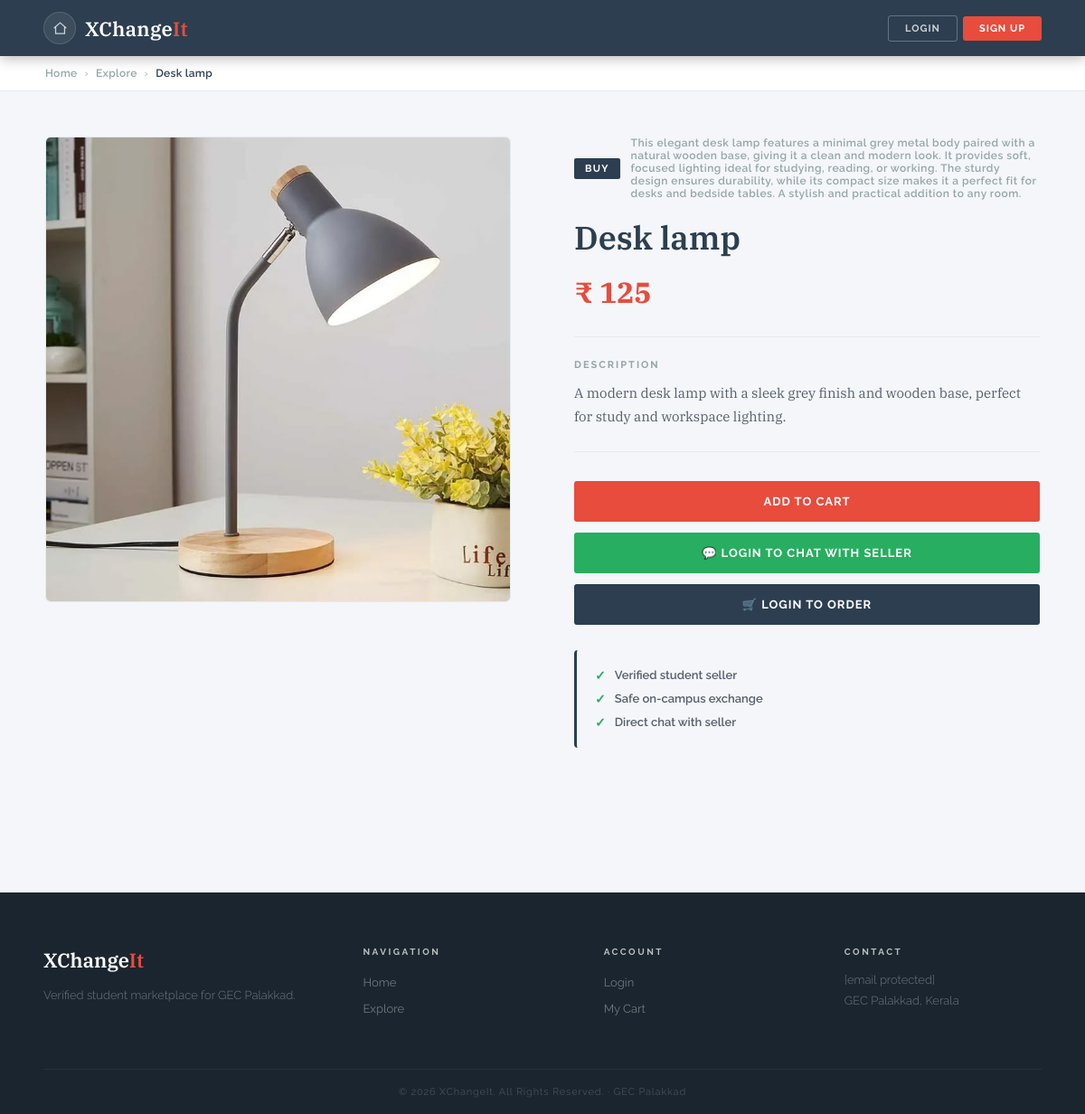
Screenshot of /product/15 with the database file from the repository.
### tables this page shows
CREATE TABLE products (
            id           INTEGER PRIMARY KEY AUTOINCREMENT,
            name         TEXT    NOT NULL,
            price        INTEGER NOT NULL,
            short_desc   TEXT,
            detailed_desc TEXT,
            category     TEXT,
            image1       TEXT,
            image2       TEXT,
            image3       TEXT,
            image4       TEXT,
            image5       TEXT,
            seller       TEXT
        );

### app.py (the view, shortened to what this page needs)
@app.route("/product/<int:product_id>")
def product_detail(product_id):
    conn = sqlite3.connect(DATABASE)
    c = conn.cursor()
    c.execute("SELECT * FROM products WHERE id=?", (product_id,))
    product = c.fetchone()
    conn.close()
    if not product:
        flash("Product not found.")
        return redirect(url_for("explore"))
    chat_status = None
    order_status = None
    from datetime import date
    pending = get_pending_count(session.get("user"))
    active_rent = get_active_rent(product_id) if product[5] == "rent" else None
    return render_template("product_detail.html", product=product,
                           chat_status=chat_status, order_status=order_status,
                           today=date.today().isoformat(),
                           pending_count=pending,
                           active_rent=active_rent,
                           SUPABASE_URL=SUPABASE_URL, SUPABASE_KEY=SUPABASE_KEY)

### app.py (called while the page is built, shortened)
def get_pending_count(username):
    if not username:
        return 0

### templates/product_detail.html (shortened to what this page needs)
<!DOCTYPE html>
<html lang="en">
<head>
  <link rel="stylesheet" href="{{ url_for('static', filename='slate.css') }}">
  <link rel="stylesheet" href="{{ url_for('static', filename='product_detail.css') }}">
</head>
<body>
<nav class="navbar">
  <div style="display:flex; align-items:center; gap:10px;">
    <a href="{{ url_for('home') }}" class="nav-icon-btn" data-tooltip="Home">
      <svg viewBox="0 0 24 24" width="18" height="18" fill="none" stroke="currentColor" stroke-width="2">
        <path d="M3 11L12 3l9 8"></path>
        <path d="M5 10v10h14V10"></path>
      </svg>
    </a>
    <a href="{{ url_for('home') }}" class="logo">XChange<span>It</span></a>
  </div>
  <div class="nav-right">
    {% if session.get('user') %}
      <a href="{{ url_for('cart') }}" class="nav-icon-btn" data-tooltip="Cart">
        <svg viewBox="0 0 24 24"><path d="M6 2L3 6v14a2 2 0 002 2h14a2 2 0 002-2V6l-3-4z"/><line x1="3" y1="6" x2="21" y2="6"/><path d="M16 10a4 4 0 01-8 0"/></svg>
      </a>
      <a href="{{ url_for('my_listings_chat') }}" class="nav-icon-btn" data-tooltip="Chats">
        <svg viewBox="0 0 24 24"><path d="M21 15a2 2 0 01-2 2H7l-4 4V5a2 2 0 012-2h14a2 2 0 012 2z"/></svg>
        {% if pending_count and pending_count > 0 %}
          <span class="nav-badge">{{ pending_count }}</span>
        {% endif %}
      </a>
      <div class="notif-wrap" id="notifWrap">
        <button class="nav-icon-btn notif-bell-btn" id="notifBell" data-tooltip="Notifications" onclick="toggleNotifPanel(event)" aria-label="Notifications">
          <svg viewBox="0 0 24 24" fill="none" stroke="currentColor" stroke-width="2" stroke-linecap="round" stroke-linejoin="round" width="18" height="18">
            <path d="M18 8A6 6 0 006 8c0 7-3 9-3 9h18s-3-2-3-9"/>
            <path d="M13.73 21a2 2 0 01-3.46 0"/>
          </svg>
          <span class="nav-badge notif-badge" id="notifBadge" style="display:none;"></span>
        </button>
        <div class="notif-panel" id="notifPanel" style="display:none;">
          <div class="notif-panel-header">
            <span>Notifications</span>
            <button class="notif-close-btn" onclick="closeNotifPanel()">&#x2715;</button>
          </div>
          <div class="notif-list" id="notifList">
            <div class="notif-loading">Loading&#8230;</div>
          </div>
        </div>
      </div>
      <a href="{{ url_for('profile') }}" class="nav-icon-btn nav-profile-btn" data-tooltip="{{ session.get('user') }}">
        {{ session.get('user')[0]|upper }}
      </a>
    {% else %}
      <a href="{{ url_for('login') }}" class="btn-nav-ghost">Login</a>
      <a href="{{ url_for('signup') }}" class="btn-nav-fill">Sign Up</a>
    {% endif %}
  </div>
</nav>
<div class="breadcrumb">
  <div class="breadcrumb-inner">
    <a href="{{ url_for('home') }}">Home</a>
    <span class="bc-sep">›</span>
    <a href="{{ url_for('explore') }}">Explore</a>
    <span class="bc-sep">›</span>
    <span>{{ product[1] }}</span>
  </div>
</div>
<div class="detail-section">
  <div class="detail-inner">
    <div class="detail-img-col">
      <div class="detail-img-wrap">
        {% if product[6] %}
          <img src="{{ url_for('static', filename='uploads/' + product[6]) }}" alt="{{ product[1] }}">
        {% else %}
          <div class="detail-img-placeholder"><span>📦</span></div>
        {% endif %}
      </div>
    </div>
    <div class="detail-info-col">
      <div class="detail-badge-row">
        <span class="detail-badge {% if product[5]=='rent' %}badge-rent{% else %}badge-buy{% endif %}">
          {{ product[5]|upper if product[5] else 'BUY' }}
        </span>
        <span class="detail-cat">{{ product[4] if product[4] else 'General' }}</span>
      </div>
      <h1 class="detail-title">{{ product[1] }}</h1>
      <div class="detail-price">₹ {{ product[2] }}</div>
      <div class="detail-divider"></div>
      <div class="detail-desc-label">Description</div>
      <p class="detail-desc">{{ product[3] }}</p>
      <div class="detail-divider"></div>
      <div class="detail-actions">
        <a href="{{ url_for('add_to_cart', product_id=product[0]) }}" class="btn-red detail-btn">
          Add to Cart
        </a>
        {% if session.get('user') %}
          {% if session.get('user') != product[11] %}
            {% if chat_status == None %}
              <a href="{{ url_for('request_chat', product_id=product[0]) }}" class="detail-btn btn-chat">
                💬 Request Chat
              </a>
            {% elif chat_status == "pending" %}
              <button class="detail-btn btn-chat" disabled>💬 Chat Request Sent</button>
            {% elif chat_status == "accepted" %}
              <a href="{{ url_for('chat_seller', product_id=product[0]) }}" class="detail-btn btn-chat">
                💬 Open Chat
              </a>
            {% endif %}
            {% if active_rent %}
              <div class="rent-unavailable-btn">
                🔒 Unavailable until {{ active_rent.rent_to }}
              </div>
            {% elif order_status == None %}
              {% if product[5] == 'rent' %}
                <button class="detail-btn btn-order" onclick="openRentModal()">
                  🛒 Confirm Order
                </button>
              {% else %}
                <a href="{{ url_for('request_order', product_id=product[0]) }}" class="detail-btn btn-order">
                  🛒 Confirm Order
                </a>
              {% endif %}
            {% elif order_status == "pending" %}
              <button class="detail-btn btn-order-pending" disabled>
                ⏳ Order Request Sent
              </button>
            {% elif order_status == "accepted" %}
              <div class="order-confirmed-box">
                <span class="order-confirmed-icon">✓</span>
                <span>Order Confirmed! Check <a href="{{ url_for('my_orders') }}">My Orders</a></span>
              </div>
            {% elif order_status == "declined" %}
              {% if product[5] == 'rent' %}
                <button class="detail-btn btn-order" onclick="openRentModal()">
                  🛒 Request Order Again
                </button>
              {% else %}
                <a href="{{ url_for('request_order', product_id=product[0]) }}" class="detail-btn btn-order">
                  🛒 Request Order Again
                </a>
              {% endif %}
            {% endif %}
          {% endif %}
        {% else %}
          <a href="{{ url_for('login') }}" class="btn-chat detail-btn">
            💬 Login to Chat with Seller
          </a>
          <a href="{{ url_for('login') }}" class="detail-btn btn-order">
            🛒 Login to Order
          </a>
        {% endif %}
      </div>
      <div class="trust-box">
        <div class="trust-item">
          <span class="trust-icon">✓</span>
          <span>Verified student seller</span>
        </div>
        <div class="trust-item">
          <span class="trust-icon">✓</span>
          <span>Safe on-campus exchange</span>
        </div>
        <div class="trust-item">
          <span class="trust-icon">✓</span>
          <span>Direct chat with seller</span>
        </div>
      </div>
    </div>
  </div>
</div>
<footer class="footer">
  <div class="footer-grid">
    <div class="footer-col">
      <span class="footer-logo">XChange<span>It</span></span>
      <p class="footer-desc">Verified student marketplace for GEC Palakkad.</p>
    </div>
    <div class="footer-col">
      <h4>Navigation</h4>
      <ul>
        <li><a href="{{ url_for('home') }}">Home</a></li>
        <li><a href="{{ url_for('explore') }}">Explore</a></li>
      </ul>
    </div>
    <div class="footer-col">
      <h4>Account</h4>
      <ul>
        <li><a href="{{ url_for('login') }}">Login</a></li>
        <li><a href="{{ url_for('cart') }}">My Cart</a></li>
      </ul>
    </div>
    <div class="footer-col">
      <h4>Contact</h4>
      <p><a href="/cdn-cgi/l/email-protection" class="__cf_email__" data-cfemail="aedddbdedec1dcdaeed6cdc6cfc0c9cbc7da80c7c0">[email&#160;protected]</a></p>
      <p>GEC Palakkad, Kerala</p>
    </div>
  </div>
  <div class="footer-bottom">© 2026 XChangeIt. All Rights Reserved. · GEC Palakkad</div>
</footer>
</body>
</html>

### static/slate.css (style rules this page uses)
*, *::before, *::after { box-sizing: border-box; margin: 0; padding: 0; }
html { scroll-behavior: smooth; }
body { font-family: 'Raleway', sans-serif; background: #f4f6f9; color: #2c3e50; min-height: 100vh; }
a { text-decoration: none; color: inherit; }
.navbar { background: #2c3e50; padding: 0 48px; display: flex; align-items: center; justify-content: space-between; height: 62px; position: sticky; top: 0; z-index: 1000; box-shadow: 0 2px 14px rgba(0,0,0,0.3); }
.logo { font-family: 'IBM Plex Serif', serif; font-size: 22px; color: #fff; font-weight: 600; letter-spacing: 0.3px; }
.logo span { color: #e74c3c; }
.nav-right { display: flex; gap: 10px; align-items: center; }
.btn-nav-ghost { padding: 7px 18px; background: transparent; border: 1px solid rgba(255,255,255,0.28); color: rgba(255,255,255,0.75); border-radius: 3px; font-size: 11px; font-weight: 700; letter-spacing: 1px; text-transform: uppercase; cursor: pointer; font-family: 'Raleway', sans-serif; transition: all 0.2s; }
.btn-nav-fill { padding: 7px 18px; background: #e74c3c; border: none; color: #fff; border-radius: 3px; font-size: 11px; font-weight: 700; letter-spacing: 1px; text-transform: uppercase; cursor: pointer; font-family: 'Raleway', sans-serif; transition: opacity 0.2s; }
.btn-red { padding: 13px 30px; background: #e74c3c; color: #fff; border: none; font-family: 'Raleway', sans-serif; font-size: 12px; font-weight: 700; letter-spacing: 1.2px; text-transform: uppercase; cursor: pointer; border-radius: 3px; transition: opacity 0.2s; display: inline-block; }
.footer { background: #1a252f; padding: 60px 48px 0; margin-top: 80px; }
.footer-grid { display: grid; grid-template-columns: 1.4fr 1fr 1fr 1fr; gap: 48px; padding-bottom: 48px; border-bottom: 1px solid rgba(255,255,255,0.06); }
.footer-logo { font-family: 'IBM Plex Serif', serif; font-size: 22px; color: #fff; font-weight: 600; margin-bottom: 14px; display: block; }
.footer-logo span { color: #e74c3c; }
.footer-desc { color: rgba(255,255,255,0.38); font-size: 13px; line-height: 1.75; font-weight: 300; }
.footer-col h4 { color: rgba(255,255,255,0.7); font-size: 10px; letter-spacing: 2.5px; text-transform: uppercase; font-weight: 700; margin-bottom: 18px; }
.footer-col ul { list-style: none; }
.footer-col ul li { margin-bottom: 10px; }
.footer-col ul li a { color: rgba(255,255,255,0.38); font-size: 13px; transition: color 0.2s; }
.footer-col p { color: rgba(255,255,255,0.38); font-size: 13px; margin-bottom: 8px; font-weight: 300; }
.footer-bottom { text-align: center; padding: 18px 0; color: rgba(255,255,255,0.2); font-size: 11px; letter-spacing: 0.8px; }
.nav-right { display: flex; gap: 6px; align-items: center; }
.nav-icon-btn { position: relative; width: 36px; height: 36px; border-radius: 50%; background: rgba(255,255,255,0.08); border: 1px solid rgba(255,255,255,0.14); display: flex; align-items: center; justify-content: center; color: rgba(255,255,255,0.75); font-size: 16px; cursor: pointer; transition: background 0.2s, border-color 0.2s, color 0.2s; text-decoration: none; flex-shrink: 0; }
.nav-icon-btn svg { width: 17px; height: 17px; stroke: currentColor; fill: none; stroke-width: 1.8; stroke-linecap: round; stroke-linejoin: round; flex-shrink: 0; }
.nav-icon-btn::after { content: attr(data-tooltip); position: absolute; bottom: -32px; left: 50%; transform: translateX(-50%); background: #1a252f; color: rgba(255,255,255,0.8); font-size: 10px; font-weight: 600; letter-spacing: 0.5px; padding: 4px 8px; border-radius: 3px; white-space: nowrap; pointer-events: none; opacity: 0; transition: opacity 0.2s; font-family: 'Raleway', sans-serif; z-index: 9999; }

### templates/product_detail.html (style rules this page uses)
.btn-order { display: block; text-align: center; padding: 15px 28px; font-size: 13px; border-radius: 3px; font-weight: 700; letter-spacing: 1px; text-transform: uppercase; font-family: 'Raleway', sans-serif; background: #2c3e50; color: #fff; border: none; cursor: pointer; transition: opacity 0.2s; }

### rows the page displays
products: name "Desk lamp", image1 (picture), category "BUY", detailed_desc "This elegant desk lamp features a minimal grey metal body paired with a natural wooden base, giving it a clean and modern look. It provides soft, focused lighting ideal for studying, reading, or working. The sturdy design ensures durability, while its compact size makes it a perfect fit for desks and bedside tables. A stylish and practical addition to any room.", price "125", short_desc "A modern desk lamp with a sleek grey finish and wooden base, perfect for study and workspace lighting."
